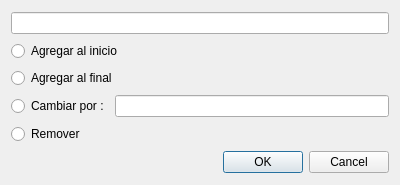
<?xml version="1.0" encoding="UTF-8"?>
<ui version="4.0">
 <class>Editor</class>
 <widget class="QDialog" name="Editor">
  <property name="geometry">
   <rect>
    <x>0</x>
    <y>0</y>
    <width>400</width>
    <height>185</height>
   </rect>
  </property>
  <property name="windowTitle">
   <string>Dialog</string>
  </property>
  <layout class="QVBoxLayout" name="verticalLayout">
   <item>
    <widget class="QLineEdit" name="txt1"/>
   </item>
   <item>
    <widget class="QRadioButton" name="op1">
     <property name="text">
      <string>Agregar al inicio</string>
     </property>
    </widget>
   </item>
   <item>
    <widget class="QRadioButton" name="op2">
     <property name="text">
      <string>Agregar al final</string>
     </property>
    </widget>
   </item>
   <item>
    <layout class="QHBoxLayout" name="horizontalLayout">
     <item>
      <widget class="QRadioButton" name="op3">
       <property name="text">
        <string>Cambiar por :</string>
       </property>
      </widget>
     </item>
     <item>
      <widget class="QLineEdit" name="txt2"/>
     </item>
    </layout>
   </item>
   <item>
    <widget class="QRadioButton" name="op4">
     <property name="text">
      <string>Remover</string>
     </property>
    </widget>
   </item>
   <item>
    <widget class="QDialogButtonBox" name="buttonBox">
     <property name="orientation">
      <enum>Qt::Horizontal</enum>
     </property>
     <property name="standardButtons">
      <set>QDialogButtonBox::Cancel|QDialogButtonBox::Ok</set>
     </property>
    </widget>
   </item>
  </layout>
 </widget>
 <resources/>
 <connections>
  <connection>
   <sender>buttonBox</sender>
   <signal>accepted()</signal>
   <receiver>Editor</receiver>
   <slot>accept()</slot>
   <hints>
    <hint type="sourcelabel">
     <x>248</x>
     <y>254</y>
    </hint>
    <hint type="destinationlabel">
     <x>157</x>
     <y>274</y>
    </hint>
   </hints>
  </connection>
  <connection>
   <sender>buttonBox</sender>
   <signal>rejected()</signal>
   <receiver>Editor</receiver>
   <slot>reject()</slot>
   <hints>
    <hint type="sourcelabel">
     <x>316</x>
     <y>260</y>
    </hint>
    <hint type="destinationlabel">
     <x>286</x>
     <y>274</y>
    </hint>
   </hints>
  </connection>
 </connections>
</ui>
